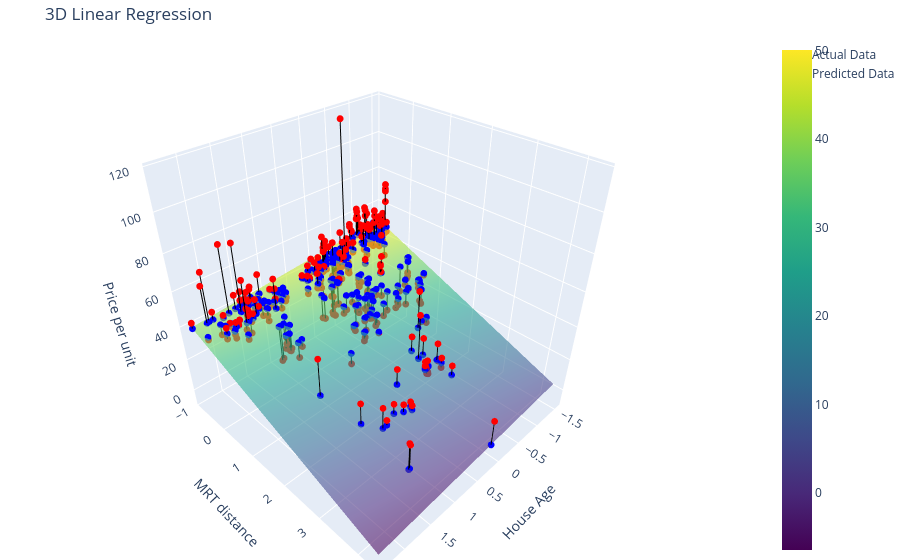

Source (notebook cell):
### Markdown cell above
Plotting the regression plane -

### Code cell
import numpy as np
import plotly.graph_objects as go


x1 = x_train[:, 0]
x2 = x_train[:, 1]

y_true = y_train.values
y_pred = lr.predict(x_train)


x1_range = np.linspace(x1.min(), x1.max(), 80)
x2_range = np.linspace(x2.min(), x2.max(), 80)
X1, X2 = np.meshgrid(x1_range, x2_range)

w1 = lr.get_parameters()[1]
w2 = lr.get_parameters()[2]
b = lr.get_parameters()[0]

Z = w1 * X1 + w2 * X2 + b

plane = go.Surface(
    x=X1,
    y=X2,
    z=Z,
    opacity=0.6,
    colorscale='Viridis',
    name='Regression Surface'
)


actual_points = go.Scatter3d(
    x=x1,
    y=x2,
    z=y_true,
    mode='markers',
    marker=dict(size=4, color='red'),
    name='Actual Data'
)

pred_points = go.Scatter3d(
    x=x1,
    y=x2,
    z=y_pred,
    mode='markers',
    marker=dict(size=4, color='blue'),
    name='Predicted Data'
)


residual_lines = []

for i in range(len(x1)):
    residual_lines.append(
        go.Scatter3d(
            x=[x1[i], x1[i]],
            y=[x2[i], x2[i]],
            z=[y_true[i], y_pred[i]],
            mode='lines',
            line=dict(color='black', width=2),
            showlegend=False
        )
    )


fig = go.Figure()

fig.add_trace(actual_points)
fig.add_trace(pred_points)
fig.add_trace(plane)

for line in residual_lines:
    fig.add_trace(line)


fig.update_layout(
    title=" 3D Linear Regression ",
    scene=dict(
        xaxis_title="House Age",
        yaxis_title="MRT distance",
        zaxis_title="Price per unit"
    ),
    margin=dict(l=0, r=0, b=0, t=40)
)

fig.show()
